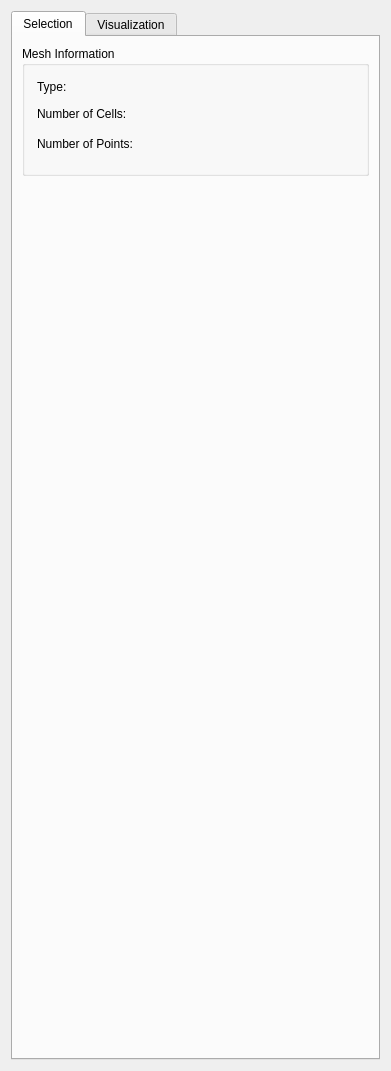
<?xml version="1.0" encoding="UTF-8"?>
<ui version="4.0">
 <class>pqSMTKInfoPanel</class>
 <widget class="QWidget" name="pqSMTKInfoPanel">
  <property name="geometry">
   <rect>
    <x>0</x>
    <y>0</y>
    <width>391</width>
    <height>1071</height>
   </rect>
  </property>
  <property name="sizePolicy">
   <sizepolicy hsizetype="Expanding" vsizetype="Expanding">
    <horstretch>0</horstretch>
    <verstretch>0</verstretch>
   </sizepolicy>
  </property>
  <property name="windowTitle">
   <string>Form</string>
  </property>
  <layout class="QVBoxLayout">
   <item>
    <widget class="QTabWidget" name="tabWidget">
     <property name="currentIndex">
      <number>0</number>
     </property>
     <widget class="QWidget" name="Selection">
      <attribute name="title">
       <string>Selection</string>
      </attribute>
      <layout class="QVBoxLayout" name="verticalLayout_2">
       <item>
        <widget class="QGroupBox" name="groupBox_5">
         <property name="sizePolicy">
          <sizepolicy hsizetype="Preferred" vsizetype="Fixed">
           <horstretch>0</horstretch>
           <verstretch>0</verstretch>
          </sizepolicy>
         </property>
         <property name="minimumSize">
          <size>
           <width>0</width>
           <height>130</height>
          </size>
         </property>
         <property name="title">
          <string>Mesh Information</string>
         </property>
         <widget class="QLabel" name="label_14">
          <property name="geometry">
           <rect>
            <x>15</x>
            <y>33</y>
            <width>35</width>
            <height>16</height>
           </rect>
          </property>
          <property name="sizePolicy">
           <sizepolicy hsizetype="Preferred" vsizetype="Preferred">
            <horstretch>0</horstretch>
            <verstretch>0</verstretch>
           </sizepolicy>
          </property>
          <property name="text">
           <string>Type:</string>
          </property>
         </widget>
         <widget class="QLineEdit" name="entityType">
          <property name="geometry">
           <rect>
            <x>60</x>
            <y>33</y>
            <width>123</width>
            <height>16</height>
           </rect>
          </property>
          <property name="cursor">
           <cursorShape>ArrowCursor</cursorShape>
          </property>
          <property name="acceptDrops">
           <bool>false</bool>
          </property>
          <property name="styleSheet">
           <string notr="true">background-color: rgba(0, 0, 0, 0);border: none;</string>
          </property>
          <property name="readOnly">
           <bool>true</bool>
          </property>
         </widget>
         <widget class="QLabel" name="label_15">
          <property name="geometry">
           <rect>
            <x>15</x>
            <y>60</y>
            <width>102</width>
            <height>16</height>
           </rect>
          </property>
          <property name="sizePolicy">
           <sizepolicy hsizetype="Preferred" vsizetype="Preferred">
            <horstretch>0</horstretch>
            <verstretch>0</verstretch>
           </sizepolicy>
          </property>
          <property name="text">
           <string>Number of Cells:</string>
          </property>
         </widget>
         <widget class="QLineEdit" name="entityNumberOfCells">
          <property name="geometry">
           <rect>
            <x>130</x>
            <y>60</y>
            <width>123</width>
            <height>16</height>
           </rect>
          </property>
          <property name="cursor">
           <cursorShape>ArrowCursor</cursorShape>
          </property>
          <property name="acceptDrops">
           <bool>false</bool>
          </property>
          <property name="styleSheet">
           <string notr="true">background-color: rgba(0, 0, 0, 0);border: none;</string>
          </property>
          <property name="readOnly">
           <bool>true</bool>
          </property>
         </widget>
         <widget class="QLabel" name="label_16">
          <property name="geometry">
           <rect>
            <x>15</x>
            <y>90</y>
            <width>110</width>
            <height>16</height>
           </rect>
          </property>
          <property name="sizePolicy">
           <sizepolicy hsizetype="Preferred" vsizetype="Preferred">
            <horstretch>0</horstretch>
            <verstretch>0</verstretch>
           </sizepolicy>
          </property>
          <property name="text">
           <string>Number of Points:</string>
          </property>
         </widget>
         <widget class="QLineEdit" name="entityNumberOfPoints">
          <property name="geometry">
           <rect>
            <x>130</x>
            <y>90</y>
            <width>123</width>
            <height>16</height>
           </rect>
          </property>
          <property name="cursor">
           <cursorShape>ArrowCursor</cursorShape>
          </property>
          <property name="acceptDrops">
           <bool>false</bool>
          </property>
          <property name="styleSheet">
           <string notr="true">background-color: rgba(0, 0, 0, 0);border: none;</string>
          </property>
          <property name="readOnly">
           <bool>true</bool>
          </property>
         </widget>
         <zorder>entityType</zorder>
         <zorder>label_15</zorder>
         <zorder>entityNumberOfCells</zorder>
         <zorder>label_16</zorder>
         <zorder>entityNumberOfPoints</zorder>
         <zorder>label_14</zorder>
        </widget>
       </item>
       <item>
        <spacer name="verticalSpacer">
         <property name="orientation">
          <enum>Qt::Vertical</enum>
         </property>
         <property name="sizeHint" stdset="0">
          <size>
           <width>20</width>
           <height>888</height>
          </size>
         </property>
        </spacer>
       </item>
      </layout>
     </widget>
     <widget class="QWidget" name="Visualization">
      <attribute name="title">
       <string>Visualization</string>
      </attribute>
      <layout class="QVBoxLayout" name="verticalLayout">
       <item>
        <widget class="QGroupBox" name="properties">
         <property name="title">
          <string>Properties</string>
         </property>
         <layout class="QGridLayout">
          <property name="leftMargin">
           <number>4</number>
          </property>
          <property name="topMargin">
           <number>4</number>
          </property>
          <property name="rightMargin">
           <number>4</number>
          </property>
          <property name="bottomMargin">
           <number>4</number>
          </property>
          <property name="spacing">
           <number>4</number>
          </property>
          <item row="1" column="0">
           <widget class="QLabel" name="label_13">
            <property name="text">
             <string>Path:</string>
            </property>
           </widget>
          </item>
          <item row="0" column="1">
           <widget class="QLineEdit" name="filename">
            <property name="cursor">
             <cursorShape>ArrowCursor</cursorShape>
            </property>
            <property name="acceptDrops">
             <bool>false</bool>
            </property>
            <property name="styleSheet">
             <string notr="true">background-color: rgba(0, 0, 0, 0);border: none;</string>
            </property>
            <property name="readOnly">
             <bool>true</bool>
            </property>
           </widget>
          </item>
          <item row="0" column="0">
           <widget class="QLabel" name="filenameLabel">
            <property name="text">
             <string>Filename:</string>
            </property>
           </widget>
          </item>
          <item row="1" column="1">
           <widget class="QLineEdit" name="path">
            <property name="cursor">
             <cursorShape>ArrowCursor</cursorShape>
            </property>
            <property name="acceptDrops">
             <bool>false</bool>
            </property>
            <property name="styleSheet">
             <string notr="true">background-color: rgba(0, 0, 0, 0);border: none;</string>
            </property>
            <property name="readOnly">
             <bool>true</bool>
            </property>
           </widget>
          </item>
         </layout>
        </widget>
       </item>
       <item>
        <widget class="pqTreeWidget" name="compositeTree">
         <property name="sizePolicy">
          <sizepolicy hsizetype="Ignored" vsizetype="Expanding">
           <horstretch>0</horstretch>
           <verstretch>0</verstretch>
          </sizepolicy>
         </property>
         <column>
          <property name="text">
           <string>Data Hierarchy</string>
          </property>
         </column>
        </widget>
       </item>
       <item>
        <widget class="QGroupBox" name="groupBox">
         <property name="enabled">
          <bool>true</bool>
         </property>
         <property name="title">
          <string>Information</string>
         </property>
         <layout class="QGridLayout">
          <item row="2" column="0" colspan="2">
           <widget class="QStackedWidget" name="dataTypeProperties">
            <property name="currentIndex">
             <number>0</number>
            </property>
            <widget class="QWidget" name="DataSet">
             <layout class="QGridLayout">
              <property name="leftMargin">
               <number>0</number>
              </property>
              <property name="topMargin">
               <number>0</number>
              </property>
              <property name="rightMargin">
               <number>0</number>
              </property>
              <property name="bottomMargin">
               <number>0</number>
              </property>
              <item row="1" column="1">
               <widget class="QLineEdit" name="numberOfPoints">
                <property name="cursor">
                 <cursorShape>ArrowCursor</cursorShape>
                </property>
                <property name="acceptDrops">
                 <bool>false</bool>
                </property>
                <property name="styleSheet">
                 <string notr="true">background-color: rgba(0, 0, 0, 0);border: none;</string>
                </property>
                <property name="readOnly">
                 <bool>true</bool>
                </property>
               </widget>
              </item>
              <item row="0" column="0">
               <widget class="QLabel" name="label_2">
                <property name="text">
                 <string>Number of Cells:</string>
                </property>
               </widget>
              </item>
              <item row="0" column="1">
               <widget class="QLineEdit" name="numberOfCells">
                <property name="cursor">
                 <cursorShape>ArrowCursor</cursorShape>
                </property>
                <property name="acceptDrops">
                 <bool>false</bool>
                </property>
                <property name="styleSheet">
                 <string notr="true">background-color: rgba(0, 0, 0, 0);border: none;</string>
                </property>
                <property name="readOnly">
                 <bool>true</bool>
                </property>
               </widget>
              </item>
              <item row="1" column="0">
               <widget class="QLabel" name="label_3">
                <property name="text">
                 <string>Number of Points:</string>
                </property>
               </widget>
              </item>
             </layout>
            </widget>
            <widget class="QWidget" name="Table">
             <layout class="QGridLayout">
              <property name="leftMargin">
               <number>0</number>
              </property>
              <property name="topMargin">
               <number>0</number>
              </property>
              <property name="rightMargin">
               <number>0</number>
              </property>
              <property name="bottomMargin">
               <number>0</number>
              </property>
              <item row="0" column="0">
               <widget class="QLabel" name="label_11">
                <property name="text">
                 <string>Number of Rows:</string>
                </property>
               </widget>
              </item>
              <item row="0" column="1">
               <widget class="QLineEdit" name="numberOfRows">
                <property name="cursor">
                 <cursorShape>ArrowCursor</cursorShape>
                </property>
                <property name="acceptDrops">
                 <bool>false</bool>
                </property>
                <property name="styleSheet">
                 <string notr="true">background-color: rgba(0, 0, 0, 0);border: none;</string>
                </property>
                <property name="readOnly">
                 <bool>true</bool>
                </property>
               </widget>
              </item>
              <item row="1" column="0">
               <widget class="QLabel" name="label_12">
                <property name="text">
                 <string>Number of Columns</string>
                </property>
               </widget>
              </item>
              <item row="1" column="1">
               <widget class="QLineEdit" name="numberOfColumns">
                <property name="cursor">
                 <cursorShape>ArrowCursor</cursorShape>
                </property>
                <property name="acceptDrops">
                 <bool>false</bool>
                </property>
                <property name="styleSheet">
                 <string notr="true">background-color: rgba(0, 0, 0, 0);border: none;</string>
                </property>
                <property name="readOnly">
                 <bool>true</bool>
                </property>
               </widget>
              </item>
             </layout>
            </widget>
           </widget>
          </item>
          <item row="3" column="1">
           <widget class="QLineEdit" name="memory">
            <property name="cursor">
             <cursorShape>ArrowCursor</cursorShape>
            </property>
            <property name="acceptDrops">
             <bool>false</bool>
            </property>
            <property name="styleSheet">
             <string notr="true">background-color: rgba(0, 0, 0, 0);border: none;</string>
            </property>
            <property name="readOnly">
             <bool>true</bool>
            </property>
           </widget>
          </item>
          <item row="1" column="0">
           <widget class="QLabel" name="label">
            <property name="text">
             <string>Type:</string>
            </property>
           </widget>
          </item>
          <item row="1" column="1">
           <widget class="QLineEdit" name="type">
            <property name="cursor">
             <cursorShape>ArrowCursor</cursorShape>
            </property>
            <property name="acceptDrops">
             <bool>false</bool>
            </property>
            <property name="styleSheet">
             <string notr="true">background-color: rgba(0, 0, 0, 0);border: none;</string>
            </property>
            <property name="readOnly">
             <bool>true</bool>
            </property>
           </widget>
          </item>
          <item row="3" column="0">
           <widget class="QLabel" name="label_4">
            <property name="text">
             <string>Memory:</string>
            </property>
           </widget>
          </item>
         </layout>
        </widget>
       </item>
       <item>
        <widget class="QGroupBox" name="groupBox_2">
         <property name="sizePolicy">
          <sizepolicy hsizetype="Expanding" vsizetype="Expanding">
           <horstretch>0</horstretch>
           <verstretch>0</verstretch>
          </sizepolicy>
         </property>
         <property name="title">
          <string>Data Arrays</string>
         </property>
         <layout class="QGridLayout">
          <property name="leftMargin">
           <number>4</number>
          </property>
          <property name="topMargin">
           <number>4</number>
          </property>
          <property name="rightMargin">
           <number>4</number>
          </property>
          <property name="bottomMargin">
           <number>4</number>
          </property>
          <property name="spacing">
           <number>4</number>
          </property>
          <item row="0" column="0">
           <widget class="QLineEdit" name="dataTimeLabel">
            <property name="cursor">
             <cursorShape>ArrowCursor</cursorShape>
            </property>
            <property name="acceptDrops">
             <bool>false</bool>
            </property>
            <property name="styleSheet">
             <string notr="true">background-color: rgba(0, 0, 0, 0);border: none;</string>
            </property>
            <property name="readOnly">
             <bool>true</bool>
            </property>
           </widget>
          </item>
          <item row="1" column="0">
           <widget class="pqTreeWidget" name="dataArrays">
            <property name="sizePolicy">
             <sizepolicy hsizetype="Ignored" vsizetype="MinimumExpanding">
              <horstretch>0</horstretch>
              <verstretch>0</verstretch>
             </sizepolicy>
            </property>
            <property name="rootIsDecorated">
             <bool>false</bool>
            </property>
            <column>
             <property name="text">
              <string>Name</string>
             </property>
            </column>
            <column>
             <property name="text">
              <string>Data Type</string>
             </property>
            </column>
            <column>
             <property name="text">
              <string>Data Ranges</string>
             </property>
            </column>
           </widget>
          </item>
         </layout>
        </widget>
       </item>
       <item>
        <widget class="QGroupBox" name="groupExtent">
         <property name="title">
          <string>Extents</string>
         </property>
         <layout class="QGridLayout">
          <item row="2" column="1">
           <widget class="QLineEdit" name="zExtent">
            <property name="cursor">
             <cursorShape>ArrowCursor</cursorShape>
            </property>
            <property name="acceptDrops">
             <bool>false</bool>
            </property>
            <property name="styleSheet">
             <string notr="true">background-color: rgba(0, 0, 0, 0);border: none;</string>
            </property>
            <property name="readOnly">
             <bool>true</bool>
            </property>
           </widget>
          </item>
          <item row="1" column="1">
           <widget class="QLineEdit" name="yExtent">
            <property name="cursor">
             <cursorShape>ArrowCursor</cursorShape>
            </property>
            <property name="acceptDrops">
             <bool>false</bool>
            </property>
            <property name="styleSheet">
             <string notr="true">background-color: rgba(0, 0, 0, 0);border: none;</string>
            </property>
            <property name="readOnly">
             <bool>true</bool>
            </property>
           </widget>
          </item>
          <item row="0" column="1">
           <widget class="QLineEdit" name="xExtent">
            <property name="cursor">
             <cursorShape>ArrowCursor</cursorShape>
            </property>
            <property name="acceptDrops">
             <bool>false</bool>
            </property>
            <property name="styleSheet">
             <string notr="true">background-color: rgba(0, 0, 0, 0);border: none;</string>
            </property>
            <property name="readOnly">
             <bool>true</bool>
            </property>
           </widget>
          </item>
          <item row="2" column="0">
           <widget class="QLabel" name="label_5">
            <property name="text">
             <string>Z Extent</string>
            </property>
           </widget>
          </item>
          <item row="1" column="0">
           <widget class="QLabel" name="label_9">
            <property name="text">
             <string>Y Extent:</string>
            </property>
           </widget>
          </item>
          <item row="0" column="0">
           <widget class="QLabel" name="label_10">
            <property name="text">
             <string>X Extent:</string>
            </property>
           </widget>
          </item>
         </layout>
        </widget>
       </item>
       <item>
        <widget class="QGroupBox" name="groupDataTime">
         <property name="sizePolicy">
          <sizepolicy hsizetype="Expanding" vsizetype="Expanding">
           <horstretch>0</horstretch>
           <verstretch>0</verstretch>
          </sizepolicy>
         </property>
         <property name="title">
          <string>Time</string>
         </property>
         <layout class="QGridLayout">
          <property name="leftMargin">
           <number>4</number>
          </property>
          <property name="topMargin">
           <number>4</number>
          </property>
          <property name="rightMargin">
           <number>4</number>
          </property>
          <property name="bottomMargin">
           <number>4</number>
          </property>
          <property name="spacing">
           <number>4</number>
          </property>
          <item row="0" column="0">
           <widget class="pqTreeWidget" name="timeValues">
            <property name="sizePolicy">
             <sizepolicy hsizetype="Ignored" vsizetype="MinimumExpanding">
              <horstretch>0</horstretch>
              <verstretch>0</verstretch>
             </sizepolicy>
            </property>
            <property name="columnCount">
             <number>2</number>
            </property>
            <column>
             <property name="text">
              <string>Index</string>
             </property>
            </column>
            <column>
             <property name="text">
              <string>Value</string>
             </property>
            </column>
           </widget>
          </item>
         </layout>
        </widget>
       </item>
       <item>
        <widget class="QGroupBox" name="groupBox_3">
         <property name="sizePolicy">
          <sizepolicy hsizetype="Preferred" vsizetype="Preferred">
           <horstretch>0</horstretch>
           <verstretch>0</verstretch>
          </sizepolicy>
         </property>
         <property name="title">
          <string>Bounds</string>
         </property>
         <layout class="QGridLayout">
          <property name="leftMargin">
           <number>4</number>
          </property>
          <property name="topMargin">
           <number>4</number>
          </property>
          <property name="rightMargin">
           <number>4</number>
          </property>
          <property name="bottomMargin">
           <number>4</number>
          </property>
          <property name="spacing">
           <number>4</number>
          </property>
          <item row="2" column="0">
           <widget class="QLabel" name="label_8">
            <property name="text">
             <string>Z range:</string>
            </property>
           </widget>
          </item>
          <item row="2" column="1">
           <widget class="QLineEdit" name="zRange">
            <property name="cursor">
             <cursorShape>ArrowCursor</cursorShape>
            </property>
            <property name="acceptDrops">
             <bool>false</bool>
            </property>
            <property name="styleSheet">
             <string notr="true">background-color: rgba(0, 0, 0, 0);border: none;</string>
            </property>
            <property name="readOnly">
             <bool>true</bool>
            </property>
           </widget>
          </item>
          <item row="1" column="1">
           <widget class="QLineEdit" name="yRange">
            <property name="cursor">
             <cursorShape>ArrowCursor</cursorShape>
            </property>
            <property name="acceptDrops">
             <bool>false</bool>
            </property>
            <property name="styleSheet">
             <string notr="true">background-color: rgba(0, 0, 0, 0);border: none;</string>
            </property>
            <property name="readOnly">
             <bool>true</bool>
            </property>
           </widget>
          </item>
          <item row="0" column="0">
           <widget class="QLabel" name="label_6">
            <property name="text">
             <string>X range:</string>
            </property>
           </widget>
          </item>
          <item row="0" column="1">
           <widget class="QLineEdit" name="xRange">
            <property name="cursor">
             <cursorShape>ArrowCursor</cursorShape>
            </property>
            <property name="acceptDrops">
             <bool>false</bool>
            </property>
            <property name="styleSheet">
             <string notr="true">background-color: rgba(0, 0, 0, 0);border: none;</string>
            </property>
            <property name="readOnly">
             <bool>true</bool>
            </property>
           </widget>
          </item>
          <item row="1" column="0">
           <widget class="QLabel" name="label_7">
            <property name="text">
             <string>Y range:</string>
            </property>
           </widget>
          </item>
         </layout>
        </widget>
       </item>
      </layout>
      <zorder>properties</zorder>
      <zorder>groupBox</zorder>
      <zorder>compositeTree</zorder>
      <zorder>groupBox_2</zorder>
      <zorder>groupExtent</zorder>
      <zorder>groupBox_3</zorder>
      <zorder>groupDataTime</zorder>
     </widget>
    </widget>
   </item>
  </layout>
 </widget>
 <customwidgets>
  <customwidget>
   <class>pqTreeWidget</class>
   <extends>QTreeWidget</extends>
   <header>pqTreeWidget.h</header>
  </customwidget>
 </customwidgets>
 <resources/>
 <connections/>
</ui>
